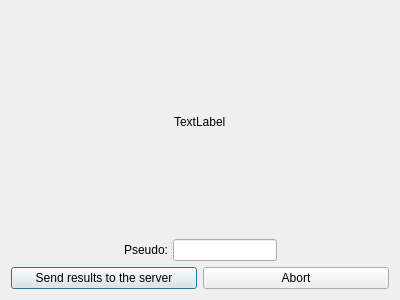
<?xml version="1.0" encoding="UTF-8"?>
<ui version="4.0">
 <class>FinnishDialog</class>
 <widget class="QDialog" name="FinnishDialog">
  <property name="geometry">
   <rect>
    <x>0</x>
    <y>0</y>
    <width>400</width>
    <height>300</height>
   </rect>
  </property>
  <property name="windowTitle">
   <string>Dialog</string>
  </property>
  <layout class="QGridLayout" name="gridLayout">
   <item row="0" column="0">
    <layout class="QVBoxLayout" name="verticalLayout">
     <item>
      <spacer name="verticalSpacer">
       <property name="orientation">
        <enum>Qt::Vertical</enum>
       </property>
       <property name="sizeHint" stdset="0">
        <size>
         <width>20</width>
         <height>40</height>
        </size>
       </property>
      </spacer>
     </item>
     <item>
      <layout class="QHBoxLayout" name="horizontalLayout_3">
       <item>
        <spacer name="horizontalSpacer_4">
         <property name="orientation">
          <enum>Qt::Horizontal</enum>
         </property>
         <property name="sizeHint" stdset="0">
          <size>
           <width>40</width>
           <height>20</height>
          </size>
         </property>
        </spacer>
       </item>
       <item>
        <widget class="QLabel" name="results">
         <property name="text">
          <string>TextLabel</string>
         </property>
        </widget>
       </item>
       <item>
        <spacer name="horizontalSpacer_3">
         <property name="orientation">
          <enum>Qt::Horizontal</enum>
         </property>
         <property name="sizeHint" stdset="0">
          <size>
           <width>40</width>
           <height>20</height>
          </size>
         </property>
        </spacer>
       </item>
      </layout>
     </item>
     <item>
      <spacer name="verticalSpacer_2">
       <property name="orientation">
        <enum>Qt::Vertical</enum>
       </property>
       <property name="sizeHint" stdset="0">
        <size>
         <width>20</width>
         <height>40</height>
        </size>
       </property>
      </spacer>
     </item>
     <item>
      <layout class="QHBoxLayout" name="horizontalLayout_2">
       <item>
        <spacer name="horizontalSpacer">
         <property name="orientation">
          <enum>Qt::Horizontal</enum>
         </property>
         <property name="sizeHint" stdset="0">
          <size>
           <width>40</width>
           <height>20</height>
          </size>
         </property>
        </spacer>
       </item>
       <item>
        <widget class="QSplitter" name="splitter">
         <property name="orientation">
          <enum>Qt::Horizontal</enum>
         </property>
         <widget class="QLabel" name="label">
          <property name="text">
           <string>Pseudo:</string>
          </property>
         </widget>
         <widget class="QLineEdit" name="pseudo"/>
        </widget>
       </item>
       <item>
        <spacer name="horizontalSpacer_2">
         <property name="orientation">
          <enum>Qt::Horizontal</enum>
         </property>
         <property name="sizeHint" stdset="0">
          <size>
           <width>40</width>
           <height>20</height>
          </size>
         </property>
        </spacer>
       </item>
      </layout>
     </item>
     <item>
      <layout class="QHBoxLayout" name="horizontalLayout">
       <item>
        <widget class="QPushButton" name="sendButton">
         <property name="text">
          <string>Send results to the server</string>
         </property>
        </widget>
       </item>
       <item>
        <widget class="QPushButton" name="abortButton">
         <property name="text">
          <string>Abort</string>
         </property>
        </widget>
       </item>
      </layout>
     </item>
    </layout>
   </item>
  </layout>
 </widget>
 <resources/>
 <connections>
  <connection>
   <sender>sendButton</sender>
   <signal>clicked()</signal>
   <receiver>FinnishDialog</receiver>
   <slot>accept()</slot>
   <hints>
    <hint type="sourcelabel">
     <x>101</x>
     <y>282</y>
    </hint>
    <hint type="destinationlabel">
     <x>199</x>
     <y>149</y>
    </hint>
   </hints>
  </connection>
  <connection>
   <sender>abortButton</sender>
   <signal>clicked(bool)</signal>
   <receiver>FinnishDialog</receiver>
   <slot>reject()</slot>
   <hints>
    <hint type="sourcelabel">
     <x>297</x>
     <y>282</y>
    </hint>
    <hint type="destinationlabel">
     <x>199</x>
     <y>149</y>
    </hint>
   </hints>
  </connection>
 </connections>
</ui>
